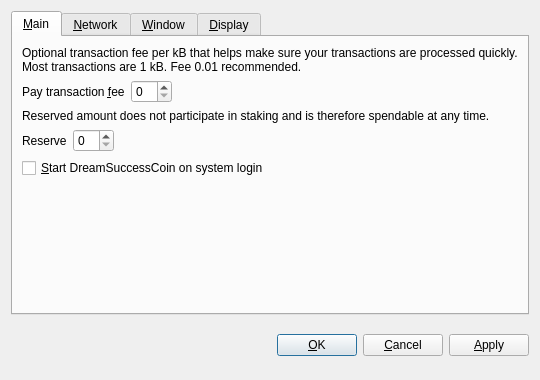
<?xml version="1.0" encoding="UTF-8"?>
<ui version="4.0">
 <class>OptionsDialog</class>
 <widget class="QDialog" name="OptionsDialog">
  <property name="geometry">
   <rect>
    <x>0</x>
    <y>0</y>
    <width>540</width>
    <height>380</height>
   </rect>
  </property>
  <property name="windowTitle">
   <string>Options</string>
  </property>
  <property name="modal">
   <bool>true</bool>
  </property>
  <layout class="QVBoxLayout" name="verticalLayout">
   <item>
    <widget class="QTabWidget" name="tabWidget">
     <property name="tabPosition">
      <enum>QTabWidget::North</enum>
     </property>
     <property name="currentIndex">
      <number>0</number>
     </property>
     <widget class="QWidget" name="tabMain">
      <attribute name="title">
       <string>&amp;Main</string>
      </attribute>
      <layout class="QVBoxLayout" name="verticalLayout_Main">
       <item>
        <widget class="QLabel" name="transactionFeeInfoLabel">
         <property name="text">
          <string>Optional transaction fee per kB that helps make sure your transactions are processed quickly. Most transactions are 1 kB. Fee 0.01 recommended.</string>
         </property>
         <property name="textFormat">
          <enum>Qt::PlainText</enum>
         </property>
         <property name="wordWrap">
          <bool>true</bool>
         </property>
        </widget>
       </item>
       <item>
        <layout class="QHBoxLayout" name="horizontalLayoutFee">
         <item>
          <widget class="QLabel" name="transactionFeeLabel">
           <property name="text">
            <string>Pay transaction &amp;fee</string>
           </property>
           <property name="textFormat">
            <enum>Qt::PlainText</enum>
           </property>
           <property name="buddy">
            <cstring>transactionFee</cstring>
           </property>
          </widget>
         </item>
         <item>
          <widget class="BitcoinAmountField" name="transactionFee"/>
         </item>
         <item>
          <spacer name="horizontalSpacerFee">
           <property name="orientation">
            <enum>Qt::Horizontal</enum>
           </property>
           <property name="sizeHint" stdset="0">
            <size>
             <width>40</width>
             <height>20</height>
            </size>
           </property>
          </spacer>
         </item>
        </layout>
       </item>
       <item>
        <widget class="QLabel" name="reserveBalanceInfoLabel">
         <property name="text">
          <string>Reserved amount does not participate in staking and is therefore spendable at any time.</string>
         </property>
         <property name="textFormat">
          <enum>Qt::PlainText</enum>
         </property>
         <property name="wordWrap">
          <bool>true</bool>
         </property>
        </widget>
       </item>
       <item>
        <layout class="QHBoxLayout" name="horizontalLayoutReserveBalance">
         <item>
          <widget class="QLabel" name="reserveBalanceLabel">
           <property name="text">
            <string>Reserve</string>
           </property>
           <property name="textFormat">
            <enum>Qt::PlainText</enum>
           </property>
           <property name="buddy">
            <cstring>reserveBalance</cstring>
           </property>
          </widget>
         </item>
         <item>
          <widget class="BitcoinAmountField" name="reserveBalance"/>
         </item>
         <item>
          <spacer name="horizontalSpacerReserveBalance">
           <property name="orientation">
            <enum>Qt::Horizontal</enum>
           </property>
           <property name="sizeHint" stdset="0">
            <size>
             <width>40</width>
             <height>20</height>
            </size>
           </property>
          </spacer>
         </item>
        </layout>
       </item>
       <item>
        <widget class="QCheckBox" name="bitcoinAtStartup">
         <property name="toolTip">
          <string>Automatically start DreamSuccessCoin after logging in to the system.</string>
         </property>
         <property name="text">
          <string>&amp;Start DreamSuccessCoin on system login</string>
         </property>
        </widget>
       </item>
       <item>
        <spacer name="verticalSpacer_Main">
         <property name="orientation">
          <enum>Qt::Vertical</enum>
         </property>
         <property name="sizeHint" stdset="0">
          <size>
           <width>20</width>
           <height>40</height>
          </size>
         </property>
        </spacer>
       </item>
      </layout>
     </widget>
     <widget class="QWidget" name="tabNetwork">
      <attribute name="title">
       <string>&amp;Network</string>
      </attribute>
      <layout class="QVBoxLayout" name="verticalLayout_Network">
       <item>
        <widget class="QCheckBox" name="mapPortUpnp">
         <property name="toolTip">
          <string>Automatically open the DreamSuccessCoin client port on the router. This only works when your router supports UPnP and it is enabled.</string>
         </property>
         <property name="text">
          <string>Map port using &amp;UPnP</string>
         </property>
        </widget>
       </item>
       <item>
        <widget class="QCheckBox" name="connectSocks">
         <property name="toolTip">
          <string>Connect to the DreamSuccessCoin network through a SOCKS proxy (e.g. when connecting through Tor).</string>
         </property>
         <property name="text">
          <string>&amp;Connect through SOCKS proxy:</string>
         </property>
        </widget>
       </item>
       <item>
        <layout class="QHBoxLayout" name="horizontalLayout_Network">
         <item>
          <widget class="QLabel" name="proxyIpLabel">
           <property name="text">
            <string>Proxy &amp;IP:</string>
           </property>
           <property name="textFormat">
            <enum>Qt::PlainText</enum>
           </property>
           <property name="buddy">
            <cstring>proxyIp</cstring>
           </property>
          </widget>
         </item>
         <item>
          <widget class="QValidatedLineEdit" name="proxyIp">
           <property name="maximumSize">
            <size>
             <width>140</width>
             <height>16777215</height>
            </size>
           </property>
           <property name="toolTip">
            <string>IP address of the proxy (e.g. 127.0.0.1)</string>
           </property>
          </widget>
         </item>
         <item>
          <widget class="QLabel" name="proxyPortLabel">
           <property name="text">
            <string>&amp;Port:</string>
           </property>
           <property name="textFormat">
            <enum>Qt::PlainText</enum>
           </property>
           <property name="buddy">
            <cstring>proxyPort</cstring>
           </property>
          </widget>
         </item>
         <item>
          <widget class="QLineEdit" name="proxyPort">
           <property name="maximumSize">
            <size>
             <width>55</width>
             <height>16777215</height>
            </size>
           </property>
           <property name="toolTip">
            <string>Port of the proxy (e.g. 9050)</string>
           </property>
          </widget>
         </item>
         <item>
          <widget class="QLabel" name="socksVersionLabel">
           <property name="text">
            <string>SOCKS &amp;Version:</string>
           </property>
           <property name="textFormat">
            <enum>Qt::PlainText</enum>
           </property>
           <property name="buddy">
            <cstring>socksVersion</cstring>
           </property>
          </widget>
         </item>
         <item>
          <widget class="QValueComboBox" name="socksVersion">
           <property name="toolTip">
            <string>SOCKS version of the proxy (e.g. 5)</string>
           </property>
          </widget>
         </item>
         <item>
          <spacer name="horizontalSpacer_Network">
           <property name="orientation">
            <enum>Qt::Horizontal</enum>
           </property>
           <property name="sizeHint" stdset="0">
            <size>
             <width>40</width>
             <height>20</height>
            </size>
           </property>
          </spacer>
         </item>
        </layout>
       </item>
       <item>
        <spacer name="verticalSpacer_Network">
         <property name="orientation">
          <enum>Qt::Vertical</enum>
         </property>
         <property name="sizeHint" stdset="0">
          <size>
           <width>20</width>
           <height>40</height>
          </size>
         </property>
        </spacer>
       </item>
      </layout>
     </widget>
     <widget class="QWidget" name="tabWindow">
      <attribute name="title">
       <string>&amp;Window</string>
      </attribute>
      <layout class="QVBoxLayout" name="verticalLayout_Window">
       <item>
        <widget class="QCheckBox" name="minimizeToTray">
         <property name="toolTip">
          <string>Show only a tray icon after minimizing the window.</string>
         </property>
         <property name="text">
          <string>&amp;Minimize to the tray instead of the taskbar</string>
         </property>
        </widget>
       </item>
       <item>
        <widget class="QCheckBox" name="minimizeOnClose">
         <property name="toolTip">
          <string>Minimize instead of exit the application when the window is closed. When this option is enabled, the application will be closed only after selecting Quit in the menu.</string>
         </property>
         <property name="text">
          <string>M&amp;inimize on close</string>
         </property>
        </widget>
       </item>
       <item>
        <spacer name="verticalSpacer_Window">
         <property name="orientation">
          <enum>Qt::Vertical</enum>
         </property>
         <property name="sizeHint" stdset="0">
          <size>
           <width>20</width>
           <height>40</height>
          </size>
         </property>
        </spacer>
       </item>
      </layout>
     </widget>
     <widget class="QWidget" name="tabDisplay">
      <attribute name="title">
       <string>&amp;Display</string>
      </attribute>
      <layout class="QVBoxLayout" name="verticalLayout_Display">
       <item>
        <layout class="QHBoxLayout" name="horizontalLayout_1_Display">
         <item>
          <widget class="QLabel" name="langLabel">
           <property name="text">
            <string>User Interface &amp;language:</string>
           </property>
           <property name="textFormat">
            <enum>Qt::PlainText</enum>
           </property>
           <property name="buddy">
            <cstring>lang</cstring>
           </property>
          </widget>
         </item>
         <item>
          <widget class="QValueComboBox" name="lang">
           <property name="toolTip">
            <string>The user interface language can be set here. This setting will take effect after restarting DreamSuccessCoin.</string>
           </property>
          </widget>
         </item>
        </layout>
       </item>
       <item>
        <layout class="QHBoxLayout" name="horizontalLayout_2_Display">
         <item>
          <widget class="QLabel" name="unitLabel">
           <property name="text">
            <string>&amp;Unit to show amounts in:</string>
           </property>
           <property name="textFormat">
            <enum>Qt::PlainText</enum>
           </property>
           <property name="buddy">
            <cstring>unit</cstring>
           </property>
          </widget>
         </item>
         <item>
          <widget class="QValueComboBox" name="unit">
           <property name="toolTip">
            <string>Choose the default subdivision unit to show in the interface and when sending coins.</string>
           </property>
          </widget>
         </item>
        </layout>
       </item>
       <item>
        <widget class="QCheckBox" name="displayAddresses">
         <property name="toolTip">
          <string>Whether to show DreamSuccessCoin addresses in the transaction list or not.</string>
         </property>
         <property name="text">
          <string>&amp;Display addresses in transaction list</string>
         </property>
        </widget>
       </item>
       <item>
        <widget class="QCheckBox" name="coinControlFeatures">
         <property name="toolTip">
          <string>Whether to show coin control features or not.</string>
         </property>
         <property name="text">
          <string>Display coin &amp;control features (experts only!)</string>
         </property>
        </widget>
       </item>
       <item>
        <spacer name="verticalSpacer_Display">
         <property name="orientation">
          <enum>Qt::Vertical</enum>
         </property>
         <property name="sizeHint" stdset="0">
          <size>
           <width>20</width>
           <height>40</height>
          </size>
         </property>
        </spacer>
       </item>
      </layout>
     </widget>
    </widget>
   </item>
   <item>
    <layout class="QHBoxLayout" name="horizontalLayout_Buttons">
     <item>
      <spacer name="horizontalSpacer_1">
       <property name="orientation">
        <enum>Qt::Horizontal</enum>
       </property>
       <property name="sizeHint" stdset="0">
        <size>
         <width>40</width>
         <height>48</height>
        </size>
       </property>
      </spacer>
     </item>
     <item>
      <widget class="QLabel" name="statusLabel">
       <property name="font">
        <font>
         <weight>75</weight>
         <bold>true</bold>
        </font>
       </property>
       <property name="text">
        <string/>
       </property>
       <property name="textFormat">
        <enum>Qt::PlainText</enum>
       </property>
       <property name="wordWrap">
        <bool>true</bool>
       </property>
      </widget>
     </item>
     <item>
      <spacer name="horizontalSpacer_2">
       <property name="orientation">
        <enum>Qt::Horizontal</enum>
       </property>
       <property name="sizeHint" stdset="0">
        <size>
         <width>40</width>
         <height>48</height>
        </size>
       </property>
      </spacer>
     </item>
     <item>
      <widget class="QPushButton" name="okButton">
       <property name="text">
        <string>&amp;OK</string>
       </property>
      </widget>
     </item>
     <item>
      <widget class="QPushButton" name="cancelButton">
       <property name="text">
        <string>&amp;Cancel</string>
       </property>
       <property name="autoDefault">
        <bool>false</bool>
       </property>
      </widget>
     </item>
     <item>
      <widget class="QPushButton" name="applyButton">
       <property name="text">
        <string>&amp;Apply</string>
       </property>
       <property name="autoDefault">
        <bool>false</bool>
       </property>
      </widget>
     </item>
    </layout>
   </item>
  </layout>
 </widget>
 <customwidgets>
  <customwidget>
   <class>BitcoinAmountField</class>
   <extends>QSpinBox</extends>
   <header>bitcoinamountfield.h</header>
  </customwidget>
  <customwidget>
   <class>QValueComboBox</class>
   <extends>QComboBox</extends>
   <header>qvaluecombobox.h</header>
  </customwidget>
  <customwidget>
   <class>QValidatedLineEdit</class>
   <extends>QLineEdit</extends>
   <header>qvalidatedlineedit.h</header>
  </customwidget>
 </customwidgets>
 <resources/>
 <connections/>
</ui>
